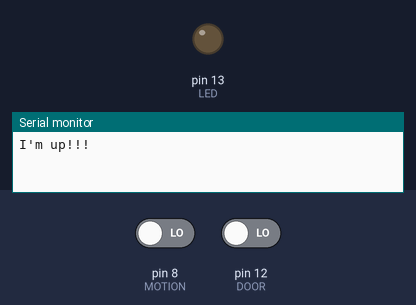
The sketch below on a simulated Arduino Uno, built with avr-gcc and run on an emulated ATmega328P. Parts: output pins drawn as LEDs (lit = HIGH), the last lines printed to the serial monitor. The inputs (shaded band) are chosen by the test bench; at power-on: pin 8 (MOTION) LOW, pin 12 (DOOR) LOW.

Above: at 1.2 s.
1.3 s: pin 8 (MOTION) driven HIGH
2.8 s: pin 12 (DOOR) driven HIGH
At 3.5 s:
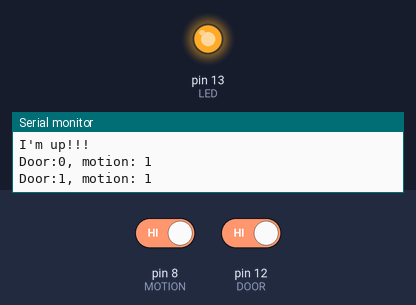
4.3 s: pin 12 (DOOR) driven LOW
At 4.6 s:
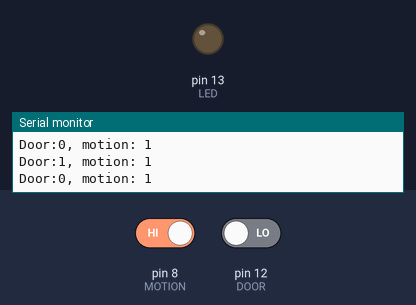
Timing chart, 0 to 7.3 s (numbered marks = the images above; inputs shaded):
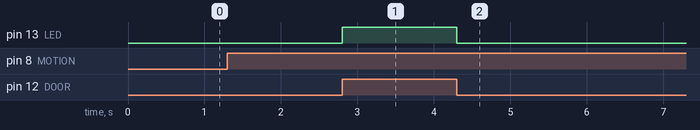

Measured:
- after the input at 2.8 s, pin 13 (LED): LOW → HIGH at once
- after the input at 4.3 s, pin 13 (LED): HIGH → LOW at once

The sketch:

Rounds_Toilet.ino
```cpp
const int LED = 13;
const int DOOR = 12;
const int MOTION = 8;

int previous_door_status = 0;
int previous_motion_status= 0;


void setup() {
  pinMode (LED,OUTPUT);
  pinMode (MOTION, INPUT);
  pinMode (DOOR, INPUT);
  Serial.begin(9600);
  while(!Serial);
  Serial.println("I'm up!!!");
}


void loop () {
  int door  = digitalRead(DOOR);
  int motion = digitalRead(MOTION);
  if (door != previous_door_status || (motion != previous_motion_status && motion == HIGH)) {
    notify(door, motion);
    int status = isOccupide(door, motion);
    digitalWrite(LED, status);
    previous_motion_status = motion;
    previous_door_status = door;
 }
//  delay(100);
}

void notify(int door, int motion ) {
  char msg[20] ;
  sprintf(msg, "Door:%d, motion: %d" , door, motion);
  Serial.println(msg);
}

boolean isOccupide(int door, int motion) {
  int status;
  if (motion == HIGH){
    status = door == HIGH ? HIGH : LOW;
  }
  if(door == LOW){
    status = LOW;
  }
  return status;
}
```
